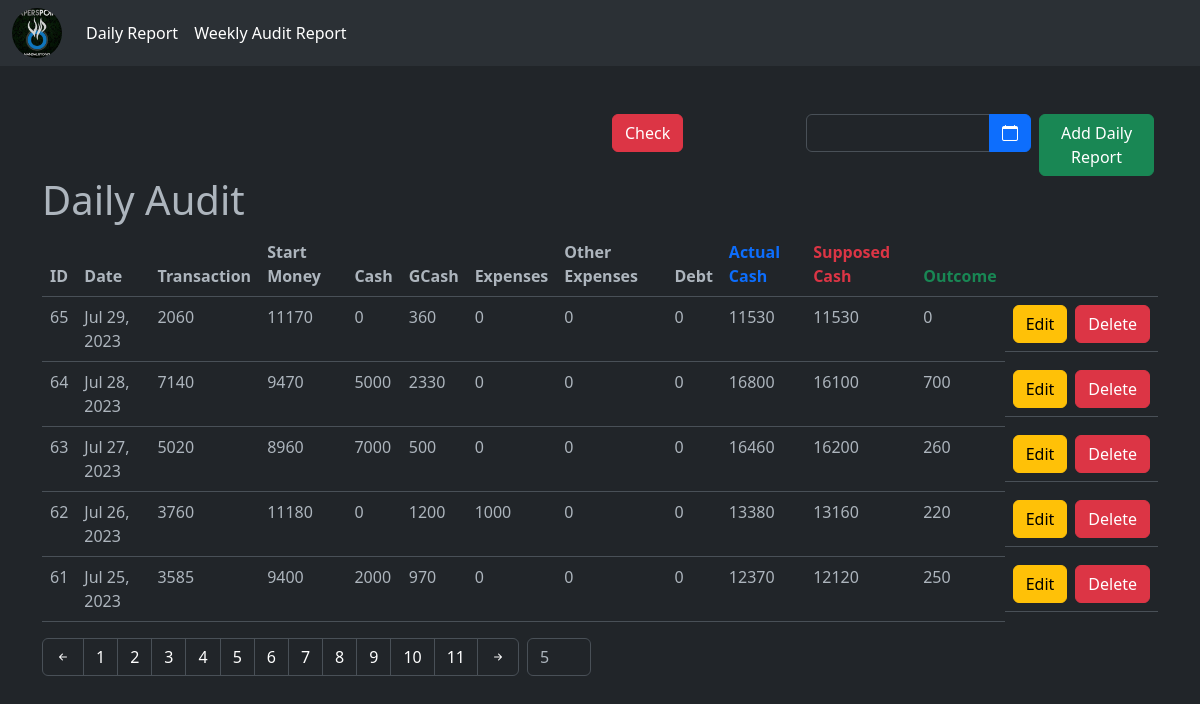
The app's page /dailyreport.php?page=2&limit=5&offset=0 with its own data.
### tables this page shows
CREATE TABLE `daily_report` (
  `id` int(11) NOT NULL AUTO_INCREMENT,
  `date` date DEFAULT NULL,
  `daily_transaction` int(11) DEFAULT NULL,
  `start_money` int(11) DEFAULT NULL,
  `cash` int(11) DEFAULT NULL,
  `gcash` int(11) DEFAULT NULL,
  `expenses` int(11) DEFAULT NULL,
  `other_expenses` int(11) DEFAULT NULL,
  `debt` int(11) DEFAULT NULL,
  `actual_cash` int(11) DEFAULT NULL,
  `supposed_cash` int(11) DEFAULT NULL,
  `outcome` int(11) DEFAULT NULL,
  `createdAt` datetime DEFAULT NULL,
  `updatedAt` datetime DEFAULT NULL,
  `status` varchar(100) DEFAULT NULL,
  PRIMARY KEY (`id`)
);

### functions/Mysqlr.php (called while the page is built, shortened)
<?php
    class Mysql {
        public $conn;
        public function __construct ($servername, $username, $password, $database) {
            $servername = "localhost";
            $username = "root";
            $password = "root";
            $database = "audit";
            $this->conn = new mysqli ($servername, $username, $password, $database);
        }
        function getAllDailyReport ($formattedDate, $limit, $offset) {
            $getAllDailyReportQuery = " select * from daily_report where date like '%$formattedDate%' order by date desc";
            $getAllDailyReportQuery .= " limit ".$limit." ";
            if ($offset != '') {
                $getAllDailyReportQuery .= " offset ".$offset." ";
            }
            $result = $this->conn->query ($getAllDailyReportQuery);
            $dailyReport = [];
            while ($row = $result->fetch_assoc()) {
                $dailyReport [] = $row;
            };
            return $dailyReport;
        }
        function getReportTotalCount() {
            $sqlQuery = "select count(id) from daily_report";
            $result = $this->conn->query($sqlQuery);
            $reportCount = [];
            while ($row = $result->fetch_assoc()) {
                $reportCount = $row;
            };
            return $reportCount;
        }
    }

### dailyreport.php (the view, shortened to what this page needs)
<?php
    include_once './layout/header.php';
    $servername = "localhost";
    $username = "root";
    $password = "root";
    $database = "audit";
    $mysqlInstance = new Mysql ($servername, $username, $password, $database);
    $page = isset ($_GET ['page']) ? $_GET ['page'] : 1;
    $searchDate = isset ($_GET ['searchDate']) ? $_GET['searchDate'] : '';
    $limit = isset ($_GET ['limit']) ? $_GET ['limit'] : 5;
    $offset = $page == 1 ? 0 : ($page - 1) * $limit;
    $formattedDate = empty ($searchDate) ? '' : date ("Y-m-d", strtotime ($searchDate));
    print_r ($searchDate);
    $dailyReportList = $mysqlInstance->getAllDailyReport($formattedDate, $limit, $offset);
    $reportCount = $mysqlInstance->getReportTotalCount();
    $numberOfPages = ceil($reportCount['count(id)'] / $limit);
?>
<section class="py-5">
    <div class="container">
        <div class="row">
            <div class="col-6"></div>
            <div class="col-2">
                    <form action="/functions/request.php" method="POST">
                        <button class="btn btn-danger">
                            Check
                        </button>
                    </form>
            </div>
            <div class="col-4 d-flex justify-content-end">
                <div class="mx-1">
                    <form action="/dailyreport.php" method="get" class = "input-group" name="datepicker" autocomplete="off">
                        <input type="text" class="form-control datepicker" name="searchDate" value="" >
                        <button type="button" value="date" class="btn btn-primary">
                            <i class="bi bi-calendar"></i>
                        </button>
                    </form>
                </div>
                <div class="mx-1 d-flex justify-content-end">
                    <button class="btn btn-success" data-bs-toggle="modal" data-bs-target="#dailyAuditModal">
                        Add Daily Report
                    </button>
                </div>
            </div>
        </div>
        <div class="row">
            <div class="col">
                <h1>Daily Audit</h1>
            </div>
        </div>
        <div class="row">
            <div class="col">
                <table class="table">
                    <thead>
                        <tr>
                            <th class="col">ID</th>
                            <th class="col">Date</th>
                            <th class="col">Transaction</th>
                            <th class="col">Start Money</th>
                            <th class="col">Cash</th>
                            <th class="col">GCash</th>
                            <th class="col">Expenses</th>
                            <th class="col">Other Expenses</th>
                            <th class="col">Debt</th>
                            <th class="col text-primary">Actual Cash</th>
                            <th class="col text-danger">Supposed Cash</th>
                            <th class="col text-success">Outcome</th>
                            <th class="col-1"></th>
                        </tr>
                    </thead>
                    <tbody>
                        <?php foreach ($dailyReportList as $key => $value): ?>
                            <tr>
                                <td><?= $value['id'] ?></td>
                                <td><?= date ("M d, Y", strtotime ($value['date'])) ?></td>
                                <td><?= $value['daily_transaction'] ?></td>
                                <td><?= $value['start_money'] ?></td>
                                <td><?= $value['cash'] ?></td>
                                <td><?= $value['gcash'] ?></td>
                                <td><?= $value['expenses'] ?></td>
                                <td><?= $value['other_expenses'] ?></td>
                                <td><?= $value['debt'] ?></td>
                                <td><?= $value['actual_cash'] ?></td>
                                <td><?= $value['supposed_cash'] ?></td>
                                <td><?= $value['outcome'] ?></td>
                                <td class="d-flex justify-content-end">
                                    <a href="/edit-report.php?id=<?= $value['id'] ?>" class="btn btn-warning me-2">Edit</a>
                                    <form action="/functions/request.php" method="POST">
                                        <button class="btn btn-danger">
                                            Delete
                                        </button>
                                    </form>
                                </td>
                            </tr>
                        <?php endforeach ?>
                    </tbody>
                </table>
            </div>
        </div>
        <div aria-label="Search Page Navigation" class="d-flex">
            <ul class="pagination">
                <il class="page-item">
                    <a href="<?= '/dailyreport.php?page='.($page - 1).'&limit='.$limit.'&offset='.$offset?>" class="text-white page-link bi bi-arrow-left-short"></a>
                </il>
                <il class="page-item d-flex">
                <?php for ($i = 0; $i < $numberOfPages; $i++): ?>
                    <a href="<?= '/dailyreport.php?page='.($i + 1).'&limit='.$limit.'&offset='.$offset?>" class="text-white page-link"><?= $i + 1 ?></a>
                <?php endfor;?>
                </il>
                <il class="page-item">
                    <a href="<?= '/dailyreport.php?page='.($page + 1).'&limit='.$limit.'&offset='.$offset?>" class="text-white page-link bi bi-arrow-right-short"></a>
                </il>
            </ul>
            <div class="px-2">
                <form action="" method ="GET">
                    <input type="text" placeholder="Limit" name="limit"class="form-control w-25" value="<?= $limit ?>">
                </form>
            </div>
        </div>
    </div>
</section>
<?php
    include_once './layout/footer.php';
?>

### layout/header.php (shortened to what this page needs)
<!DOCTYPE html>
<html lang="en">
<head>
    <link href="https://cdn.jsdelivr.net/npm/bootstrap@5.3.0-alpha3/dist/css/bootstrap.min.css" rel="stylesheet">
    <link href="https://cdnjs.cloudflare.com/ajax/libs/font-awesome/6.4.0/css/all.min.css" rel="stylesheet">
    <link rel="stylesheet" href="https://cdn.jsdelivr.net/npm/bootstrap-icons@1.10.5/font/bootstrap-icons.css">
    <link href="https://cdn.jsdelivr.net/npm/boxicons@2.0.5/css/boxicons.min.css" rel="stylesheet" >
    <link rel="stylesheet" href="assets/plugins/bootstrap-datepicker/css/bootstrap-datepicker.min.css">
    <link rel="stylesheet" href="assets/css/style.css">
</head>
<body data-bs-theme="dark">
    <nav class="navbar navbar-expand-lg bg-body-tertiary">
        <div class="container-fluid">
            <a class="navbar-brand logo rounded-circle" href="/"></a>
            <div class="collapse navbar-collapse" id="navbarSupportedContent">
                <ul class="navbar-nav me-auto mb-2 mb-lg-0">
                    <li class="nav-item">
                        <a class="nav-link active" aria-current="page" href="/dailyreport.php">Daily Report</a>
                    </li>
                    <li class="nav-item">
                        <a class="nav-link active" aria-current="page" href="/weeklyauditreportr.php">Weekly Audit Report</a>
                    </li>
                </ul>
            </div>
        </div>
    </nav>

### layout/footer.php (shortened to what this page needs)
</body>
</html>

### assets/css/style.css (style rules this page uses)
.logo { background-image: url('/assets/images/vpm logo1.jpg'); background-size:contain; background-repeat:no-repeat; width:50px; height:50px; }
.input-group { cursor: pointer; }

### records on screen
daily_report: id "65", date "Jul 29, 2023", daily_transaction "2060", start_money "11170", cash "0", gcash "360", expenses "0", other_expenses "0", debt "0", actual_cash "11530", supposed_cash "11530", outcome "0"
daily_report: id "64", date "Jul 28, 2023", daily_transaction "7140", start_money "9470", cash "5000", gcash "2330", expenses "0", other_expenses "0", debt "0", actual_cash "16800", supposed_cash "16100", outcome "700"
daily_report: id "63", date "Jul 27, 2023", daily_transaction "5020", start_money "8960", cash "7000", gcash "500", expenses "0", other_expenses "0", debt "0", actual_cash "16460", supposed_cash "16200", outcome "260"
daily_report: id "62", date "Jul 26, 2023", daily_transaction "3760", start_money "11180", cash "0", gcash "1200", expenses "1000", other_expenses "0", debt "0", actual_cash "13380", supposed_cash "13160", outcome "220"
daily_report: id "61", date "Jul 25, 2023", daily_transaction "3585", start_money "9400", cash "2000", gcash "970", expenses "0", other_expenses "0", debt "0", actual_cash "12370", supposed_cash "12120", outcome "250"
